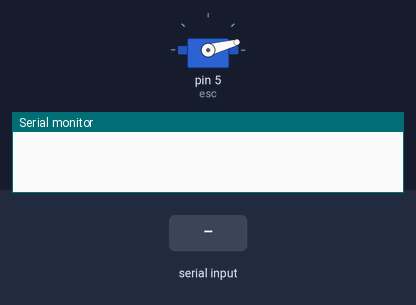
Bench run of a sketch on a simulated Arduino Uno, built with avr-gcc and run on an emulated ATmega328P. Shown: servo, the last lines printed to the serial monitor. The inputs (shaded band) are chosen by the test bench.

Above: at 6.2 s.
6.3 s: "90,45\n" received over the second serial link
At 8.4 s:
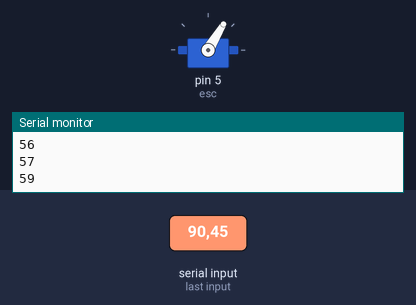
8.7 s: "30,150\n" received over the second serial link
At 9.5 s:
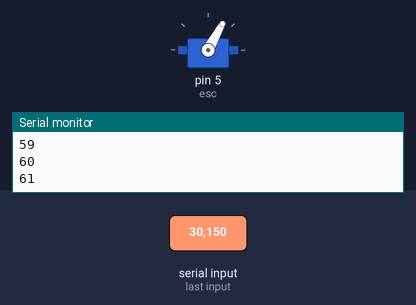
Timing chart, 0 to 11.7 s (numbered marks = the images above; inputs shaded):
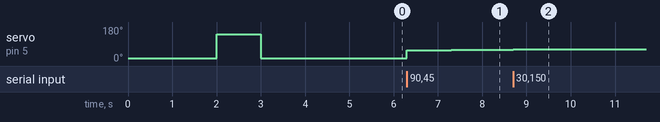

The sketch:

sailfishv3.ino
```cpp
#include <Servo.h>
#include <SoftwareSerial.h>

SoftwareSerial mySerial(3,2);
Servo esc;
int hall = 6;
int spd = 0;
int i = 0;
int maxAccel = 2;
int maxspd =130;
int minspd = 55;
void setup(){
  esc.attach(5);
  esc.writeMicroseconds(700);
  delay(2000);
  esc.writeMicroseconds(2000);
  delay(1000);
  esc.writeMicroseconds(700);
  delay(2000);
  mySerial.begin(9600);
  pinMode(6,INPUT);
  digitalWrite(6,HIGH);
  Serial.begin(9600);
}
void loop(){
  if(mySerial.available()){
    i = mySerial.parseInt();
    if(i<=500){
      if(spd<minspd){spd=minspd;}
      spd+=map(i,500,0,1,maxAccel);
      if(spd>maxspd){spd=maxspd;}
    }
    else if(i>=520){
      spd-=map(1023-i,520,0,1,maxAccel);
      if(spd<minspd){spd=0;}
    }
    esc.write(spd);
    Serial.println(spd);
  }
}
```

Measured:
- after the input at 6.3 s, servo on pin 5 (esc): 15° → 57° at once, → 59° 1.0 s later
- after the input at 8.7 s, servo on pin 5 (esc): 59° → 61° at once, → 63° 1.0 s later
